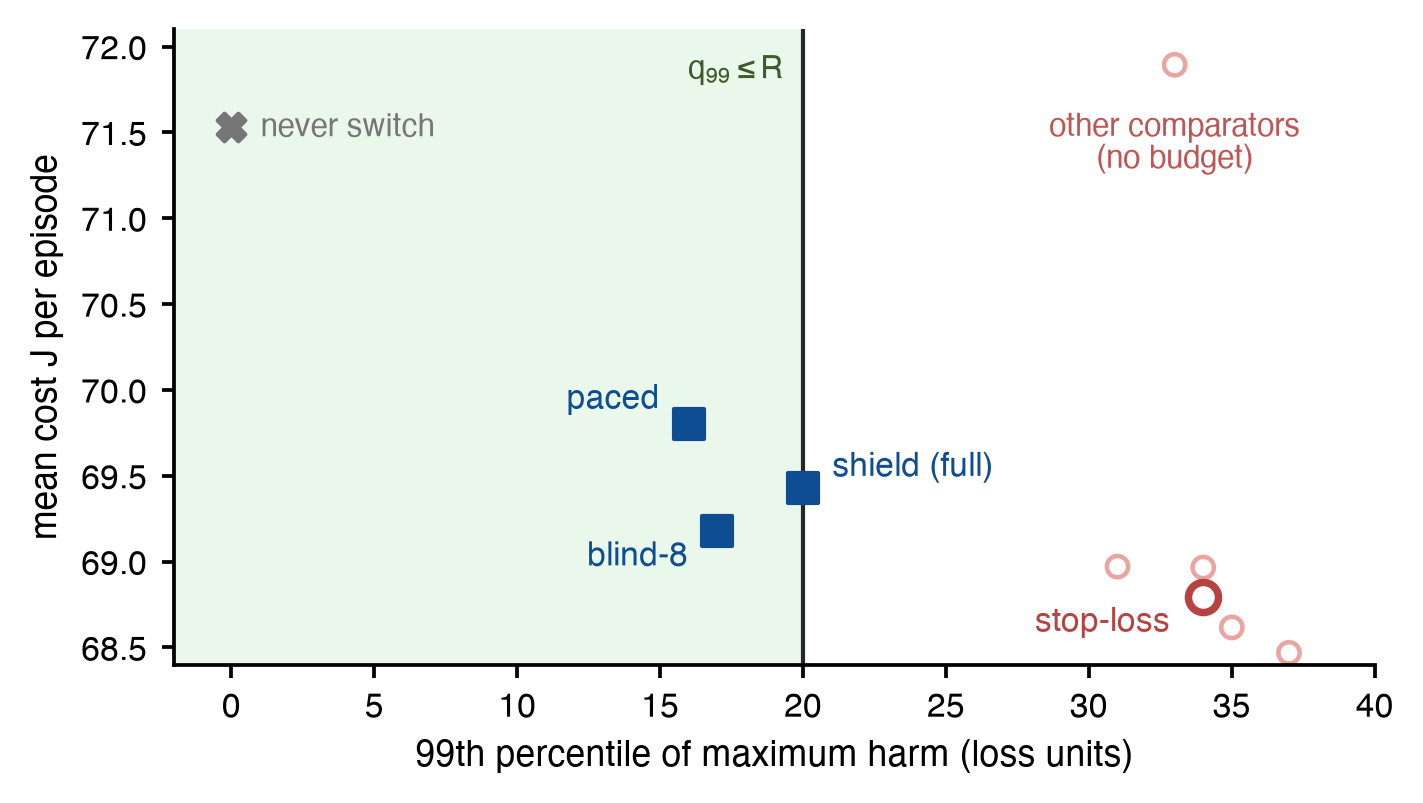

This chart was generated by the following Python code:
"""Figure (main text): cost against tail risk at the default budget R=20 (registered run, descriptive).
The panels for R=12 (with the ablations) and R=30 are in fig_cost_tail_full.py (appendix)."""
import sys
from pathlib import Path

sys.path.insert(0, str(Path(__file__).resolve().parent))
import matplotlib.pyplot as plt
from style import PALETTE as P, RES, WIDTH, apply_style, load_json, save

desc = load_json(RES / "confirm_summary.json")["descriptive"]
R = 20
OTHER = {"wald_cut": "Wald cutoff", "cusum": "CUSUM", "gate_wald": "e-process gate", "cusum_rb_h4": "CUSUM rb 4", "cusum_rb_h8": "CUSUM rb 8"}
apply_style(8.5)
fig, ax = plt.subplots(figsize=(WIDTH * 0.72, 2.9))
ax.axvspan(-3, R, color=P["green_1"], alpha=0.6, lw=0)
ax.axvline(R, color=P["dark"], lw=1.0)
ax.text(R - 0.7, 71.95, "$q_{99}\\leq R$", ha="right", va="top", fontsize=7.5, color="#3E5A2A")
for a in OTHER:
    ax.scatter(desc[a]["sup_q99"], desc[a]["J"], s=26, marker="o", facecolor="none", edgecolor=P["red_2"], linewidths=1.1, zorder=2)
ax.text(33.0, 71.62, "other comparators\n(no budget)", fontsize=7.5, color=P["red_strong"], ha="center", va="top", alpha=0.9)
ax.scatter(0, desc["never"]["J"], s=44, marker="X", color=P["grey"], zorder=3)
ax.annotate("never switch", (0, desc["never"]["J"]), xytext=(7, 0), textcoords="offset points", fontsize=7.5, color=P["grey"], va="center")
for a, lab, dx, dy, ha in (("f3_pi1_R20", "shield (full)", 7, 5, "left"), ("f3v2d_R20", "paced", -7, 6, "right"), ("f3v2_R20_blind8", "blind-8", -7, -6, "right")):
    d = desc[a]
    ax.scatter(d["sup_q99"], d["J"], s=52, marker="s", color=P["blue_main"], zorder=4)
    ax.annotate(lab, (d["sup_q99"], d["J"]), xytext=(dx, dy), textcoords="offset points", ha=ha, va="center", fontsize=8, color=P["blue_main"])
d = desc["stoploss_R20"]
ax.scatter(d["sup_q99"], d["J"], s=52, marker="o", facecolor="white", edgecolor=P["red_strong"], linewidths=1.8, zorder=4)
ax.annotate("stop-loss", (d["sup_q99"], d["J"]), xytext=(-8, -6), textcoords="offset points", ha="right", va="center", fontsize=8, color=P["red_strong"])
ax.set_xlim(-2, 40); ax.set_ylim(68.4, 72.1)
ax.set_xlabel("99th percentile of maximum harm (loss units)"); ax.set_ylabel("mean cost $J$ per episode")
fig.subplots_adjust(left=0.13, right=0.985, top=0.9, bottom=0.17)
save(fig, "cost_tail")
